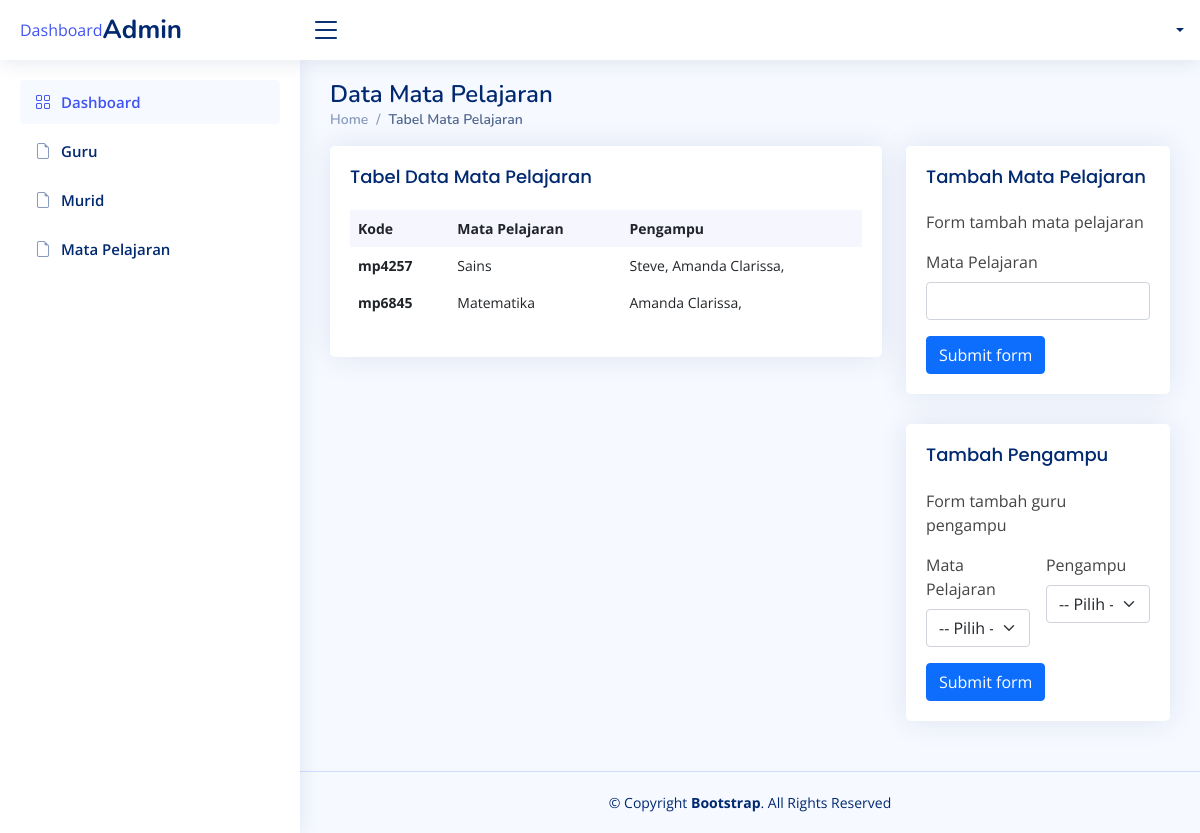
The page /index.php/admin/mapel on the database its author committed.
### tables this page shows
CREATE TABLE `tb_mapel` (
  `id` varchar(6) NOT NULL,
  `mata_pelajaran` varchar(20) NOT NULL
);

CREATE TABLE `tb_guru_mapel` (
  `id` varchar(6) NOT NULL,
  `id_guru` varchar(6) NOT NULL,
  `id_mapel` varchar(6) NOT NULL
);

CREATE TABLE `tb_guru` (
  `id` varchar(6) NOT NULL,
  `nip` int(18) NOT NULL,
  `nama` varchar(20) NOT NULL,
  `tempat_lahir` varchar(20) NOT NULL,
  `tgl_lahir` date NOT NULL,
  `jenis_kelamin` enum('P','L') NOT NULL,
  `alamat` varchar(30) NOT NULL,
  `no_hp` varchar(13) NOT NULL,
  `username` varchar(11) NOT NULL,
  `pass` varchar(8) NOT NULL,
  `role` int(2) NOT NULL DEFAULT '2'
);

### application/libraries/Template.php (called while the page is built)
<?php if ( ! defined('BASEPATH')) exit('No direct script access allowed');
class Template {
		var $template_data = array();
		function set($name, $value)
		{
			$this->template_data[$name] = $value;
		}
		function load($template = '', $view = '' , $view_data = array(), $return = FALSE)
		{
			$this->CI =& get_instance();
			$this->set('contents', $this->CI->load->view($view, $view_data, TRUE));
			return $this->CI->load->view($template, $this->template_data, $return);
		}
}

### application/controllers/admin/Mapel.php (called while the page is built, shortened)
<?php
    class Mapel extends CI_Controller {
        public function index() {
            $data['dataMapel'] = $this->M_mapel->readMapel()->result();
            $data['dataGuru'] = $this->M_guru->readGuru()->result();
            $data['pengampu'] = $this->M_mapel->readMapelPengampu()->result();
            $this->template->load('admin/view/v_admin', 'admin/mapel/table_mapel', $data);
        }
    }

### index.php (called while the page is built, shortened)
<?php
require_once BASEPATH.'core/CodeIgniter.php';

### application/models/M_mapel.php (called while the page is built, shortened)
<?php
class M_mapel extends CI_Model {
  public function readMapel() {
    $q = $this->db->get('tb_mapel');
    return $q;
  }
  public function readMapelPengampu() {
    $q = $this->db->query('SELECT tb_mapel.id, tb_guru_mapel.id_mapel, tb_mapel.mata_pelajaran, tb_guru.nama
    FROM tb_mapel JOIN tb_guru_mapel
    ON tb_mapel.id = tb_guru_mapel.id_mapel JOIN tb_guru
    ON tb_guru_mapel.id_guru = tb_guru.id
    WHERE tb_guru_mapel.id_mapel = tb_mapel.id');
    return $q;
  }
}

### application/views/admin/mapel/table_mapel.php (the view, shortened to what this page needs)
<main id="main" class="main">
    <div class="pagetitle">
      <h1>Data Mata Pelajaran</h1>
      <nav>
        <ol class="breadcrumb">
          <li class="breadcrumb-item"><a href="index.html">Home</a></li>
          <li class="breadcrumb-item active">Tabel Mata Pelajaran</li>
        </ol>
      </nav>
    </div>
    <section class="section dashboard">
      <div class="row">
        <div class="col-lg-8">
          <div class="row">
            <div class="col-12">
              <div class="card recent-sales">
                <div class="card-body">
                  <h5 class="card-title">Tabel Data Mata Pelajaran</h5>
                  <table class="table table-borderless datatable">
                    <thead>
                      <tr>
                        <th scope="col">Kode</th>
                        <th scope="col">Mata Pelajaran</th>
                        <th scope="col">Pengampu</th>
                      </tr>
                    </thead>
                    <tbody>
                    <?php foreach ($dataMapel as $item) { ?>
                      <tr>
                        <th scope="row"><?= $item->id; ?></th>
                        <td><?= $item->mata_pelajaran; ?></td>
                        <td>
                        <?php foreach ($pengampu as $val) { ?>
                            <?php if ($val->id_mapel == $item->id) { ?>
                                <?php echo $val->nama.", "; ?>
                            <?php } ?>
                        <?php } ?>
                        </td>
                      </tr>
                    <?php } ?>
                    </tbody>
                  </table>
                </div>
              </div>
            </div>
          </div>
        </div>
        <div class="col-lg-4">
          <div class="card">
            <div class="card-body">
              <h5 class="card-title">Tambah Mata Pelajaran</h5>
              <p>Form tambah mata pelajaran</p>
              <form class="row g-3 needs-validation" method="post" action="<?= site_url('admin/mapel/add_act'); ?>" novalidate>
                <div class="col-md-12">
                  <label for="validationCustom01" class="form-label">Mata Pelajaran</label>
                  <input type="text" class="form-control" id="validationCustom01" name="mapel" required>
                </div>
                <div class="col-12">
                  <button class="btn btn-primary" type="submit">Submit form</button>
                </div>
              </form>
            </div>
          </div>
          <div class="card">
            <div class="card-body">
              <h5 class="card-title">Tambah Pengampu</h5>
              <p>Form tambah guru pengampu</p>
              <form class="row g-3 needs-validation" method="post" action="<?= site_url('admin/mapel/add_pengampu_act'); ?>" novalidate>
                <div class="col-md-6">
                  <label for="validationCustom05" class="form-label">Mata Pelajaran</label>
                  <select class="form-select" id="validationCustom05" name="mapel" required>
                    <option selected disabled value="">-- Pilih --</option>
                  </select>
                </div>
                <div class="col-md-6">
                  <label for="validationCustom05" class="form-label">Pengampu</label>
                  <select class="form-select" id="validationCustom05" name="pengampu" required>
                    <option selected disabled value="">-- Pilih --</option>
                  </select>
                </div>
                <div class="col-12">
                  <button class="btn btn-primary" type="submit">Submit form</button>
                </div>
              </form>
            </div>
          </div>
        </div>
      </div>
    </section>
  </main>

### assets/css/style.css (style rules this page uses)
:root { scroll-behavior: smooth; }
body { font-family: "Open Sans", sans-serif; background: #f6f9ff; color: #444444; }
a { color: #4154f1; text-decoration: none; }
h1, h2, h3, h4, h5, h6 { font-family: "Nunito", sans-serif; }
#main { margin-top: 60px; padding: 20px 30px; transition: all 0.3s; }
.pagetitle { margin-bottom: 10px; }
.pagetitle h1 { font-size: 24px; margin-bottom: 0; font-weight: 600; color: #012970; }
.card { margin-bottom: 30px; border: none; border-radius: 5px; box-shadow: 0px 0 30px rgba(1, 41, 112, 0.1); overflow: hidden; }
.card-title { padding: 20px 0 15px 0; font-size: 18px; font-weight: 500; color: #012970; font-family: "Poppins", sans-serif; }
.card-body { padding: 0 20px 20px 20px; }
.breadcrumb { font-size: 14px; font-family: "Nunito", sans-serif; color: #899bbd; font-weight: 600; }
.breadcrumb a { color: #899bbd; transition: 0.3s; }
.breadcrumb .breadcrumb-item::before { color: #899bbd; }
.breadcrumb .active { color: #51678f; font-weight: 600; }
@media (min-width: 1200px) { #main, #footer { margin-left: 300px; } }
.dashboard .recent-sales { font-size: 14px; }
.dashboard .recent-sales .table thead { background: #f6f6fe; }
.dashboard .recent-sales .table thead th { border: 0; }

### rows shown on the page
tb_mapel: id "mp4257", mata_pelajaran "Sains"
tb_guru_mapel: id_guru.nama "Steve"
tb_guru_mapel: id_guru.nama "Amanda Clarissa"
tb_mapel: id "mp6845", mata_pelajaran "Matematika"
tb_guru_mapel: id_guru.nama "Amanda Clarissa"
